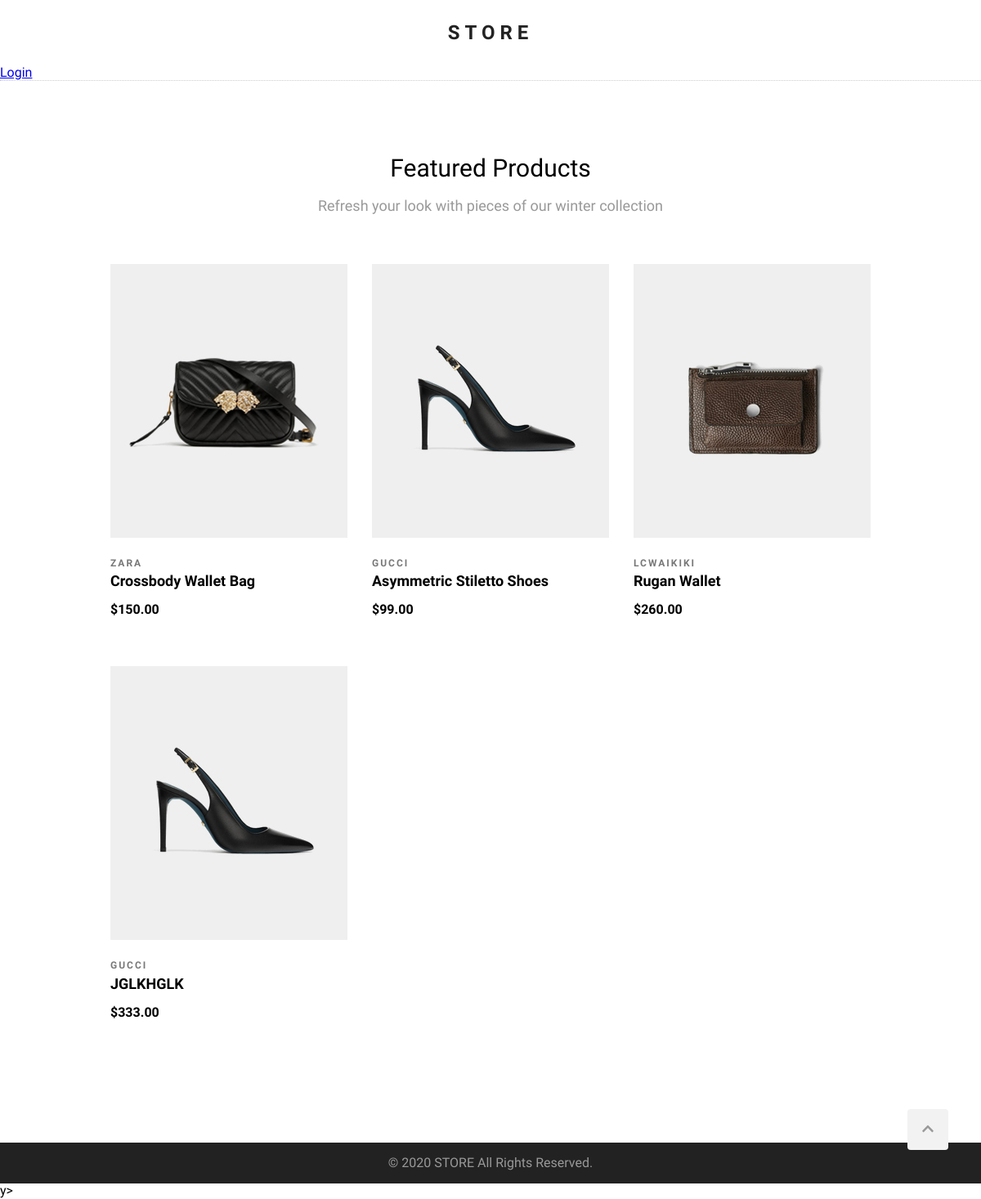
Before: /products/ with the older database file.
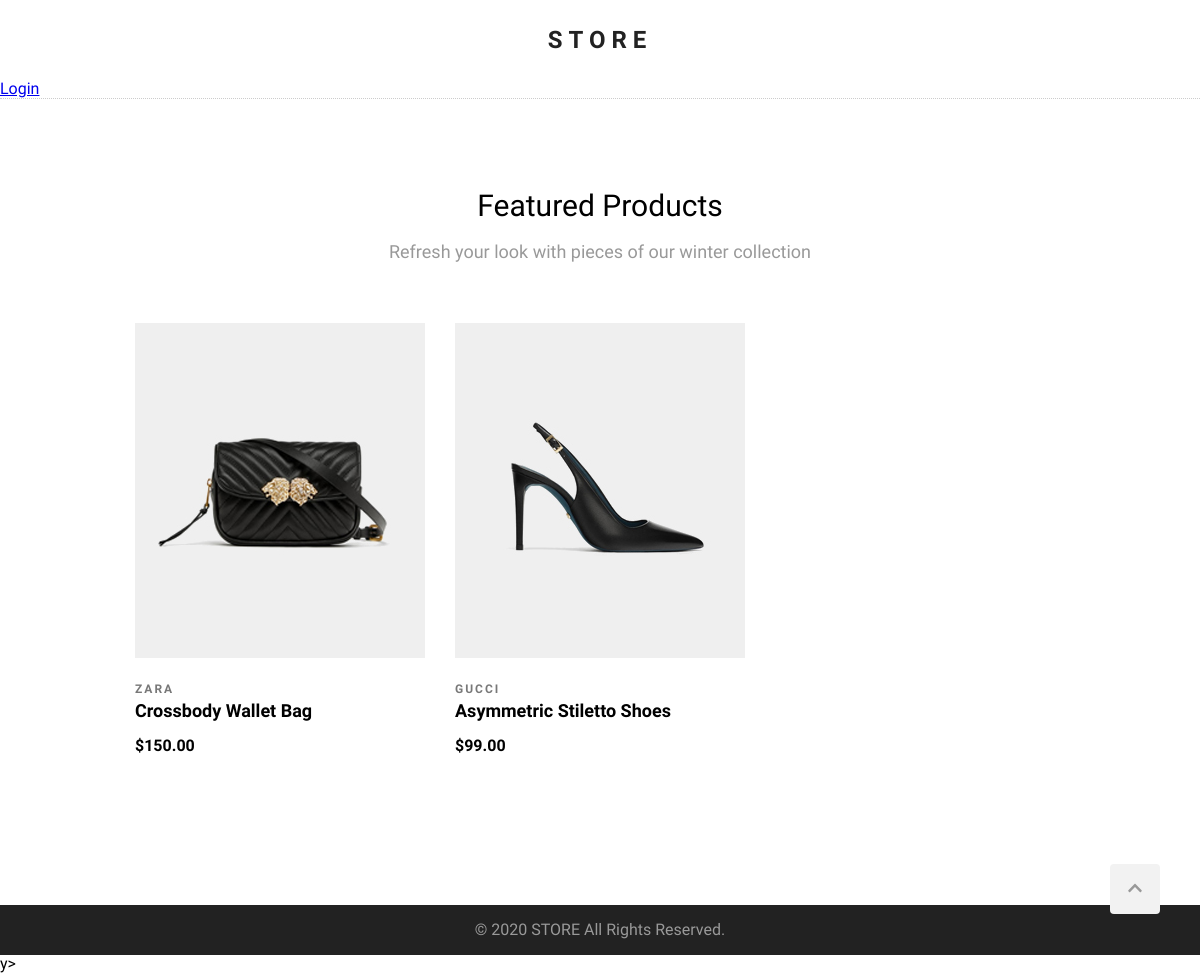
After: the same page with the newer database file.
### products/models.py (models this page shows, shortened)
class Product(models.Model):
    brand = models.CharField(max_length=100)
    title = models.CharField(max_length=100)
    description = models.TextField(max_length=500, blank=True, null=True)
    price = models.PositiveIntegerField()
    image = models.ImageField(upload_to='products/', null=True)
    created_date = models.DateTimeField(default=now, editable=False)

### products/views.py (the view)
# urls.py: path('products/', products_list, name='products_list'),
def products_list(request):
    products = Product.objects.all()
    return render(request, 'products/products-list.html', {'products': products})

### templates/products/products-list.html (shortened to what this page needs)
{% extends "base.html" %}
{% block content %}
<section id="featured-products">
    <h2 class="section-headline">Featured Products</h2>
    <p class="section-description">
        Refresh your look with pieces of our winter collection
    </p>
    <div class="products-wrapper clearfix">
        {% for product in products %}
        <div class="product">
            <div class="product-img">
                <img src="{{product.image.url}}" alt="">
            </div>
            <div class="product-description">
                <div class="product-brand">{{ product.brand | capfirst }}</div>
                <a class="product-name" href="{{product.get_absolute_url}}">{{ product.title | capfirst }}</a>
                <div class="product-price">${{ product.price | floatformat:2 }}</div>
            </div>
        </div>
        {% empty %}
        <p>No products yet.</p>
        {% endfor %}
    </div>
</section>
{% endblock %}

### templates/base.html (shortened to what this page needs)
{% load static %}
<!DOCTYPE html>
<html lang="en">
<head>
    <link rel="stylesheet" href="{% static 'normalize.css' %}" />
    <link rel="stylesheet" href="{% static 'style.css' %}" />
</head>
<body>
    <div class="wrapper">
        <header>
            <h1 id="logo">
                <a href="{% url 'home' %}">STORE</a>
            </h1>
            {% if user.is_authenticated %}
            <p>Hi, {{ user.username }}</p>
            <a href="{% url 'logout' %}">Log Out</a>
            {% else %}
            <a href="{% url 'login' %}">Login</a>
            {% endif %}
            <div id="controls">
            </div>
        </header>
        <main>
            {% block content %}{% endblock %}
        </main>
    </div>
    <footer>
        <a href="#" id="scroll-up">
            <i class="fas fa-chevron-up"></i>
        </a>
        <p>&copy; 2020 STORE All Rights Reserved.</p>
    </footer>
</body>
</html>y>
</html>

### static/style.css (style rules this page uses)
html { scroll-behavior: smooth; }
body { margin: 0; font-family: 'Questrial', sans-serif; }
.wrapper { min-height: calc(100vh - 50px); }
.clearfix::after { content: ""; display: block; clear: both; }
header { height: auto; border-bottom: 1px dotted #ccc; }
#logo { text-align: center; font-family: 'Domine', serif; font-size: 24px; letter-spacing: 6px; line-height: 80px; margin: 0; }
#logo a { color: #222; text-decoration: none; }
#controls { position: absolute; top: 15px; right: 14%; }
main { max-width: 960px; text-align: center; margin: 90px auto 90px auto; }
.section-headline { font-size: 30px; font-weight: normal; margin: 0; }
.section-description { color: #999; font-size: 18px; }
.products-wrapper { margin: 60px 0 60px 0; }
.product { width: 290px; margin: 0 15px 60px; float: left; position: relative; }
.product-description { text-align: left; }
.product-brand { font-size: 12px; font-weight: 600; letter-spacing: 2px; color: #787878; text-transform: uppercase; margin: 25px 0 5px; }
.product-img { position: relative; overflow: hidden; background: #efefef; background-image: url("image-not-found.svg"); background-repeat: no-repeat; background-position: center; background-size: 30%; width: 290px; height: 335px; }
.product-img img { width: 290px; height: 335px; box-sizing: border-box; transition-duration: .4s; }
.product-name { font-size: 18px; font-weight: 600; text-decoration: none; text-transform: capitalize; color: #000; }
.product-price { margin-top: 15px; font-weight: 700; }
footer { background-color: #222; height: 50px; color: #999; text-align: center; line-height: 50px; }
footer p { margin: 0; }
#scroll-up { width: 50px; height: 50px; background-color: #f2f2f2; bottom: 60px; right: 40px; position: fixed; border-radius: 4px; cursor: pointer; color: #999; }

Changed rows visible on the page:
removed Product: image (picture), brand "LCWAIKIKI", title "Rugan Wallet", price "260.00"
removed Product: image (picture), brand "GUCCI", title "JGLKHGLK", price "333.00"
